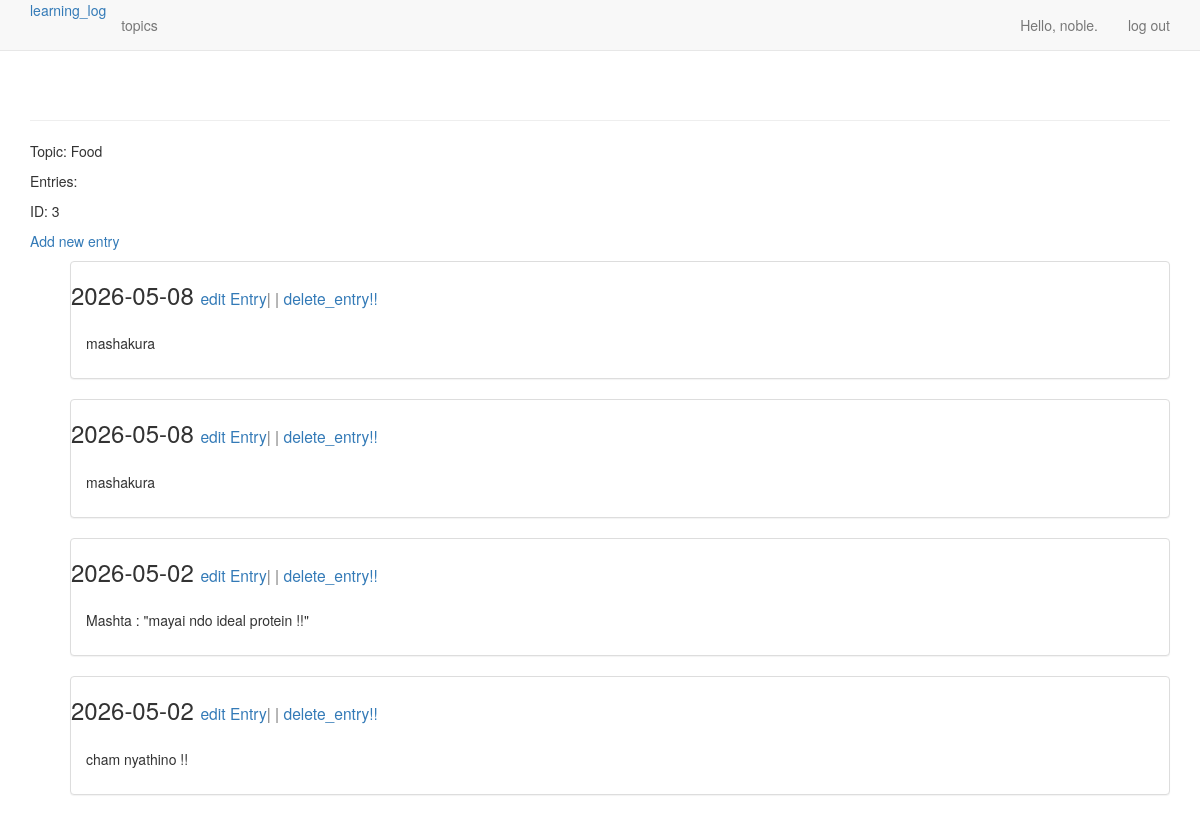
The app's page /topic/3/ (signed in) with its own data.
### playground/models.py (models this page shows, shortened)
class Topic(models.Model):
  text = models.CharField(max_length=200)
  date_added = models.DateTimeField(auto_now=True)
  owner = models.ForeignKey(User, on_delete=models.CASCADE)
  def __str__(self):
    return self.text

class Entry(models.Model):
  topic = models.ForeignKey(Topic, on_delete=models.CASCADE)
  text = models.TextField()
  date_added = models.DateTimeField(auto_now_add=True)
  class Meta:
    verbose_name_plural = 'entries'

### playground/views.py (the view)
# urls.py: path('topic/<int:pk>/', views.topic, name='topic'),
@login_required
def topic(request, pk):
  topic = Topic.objects.get(id=pk)
  topic_lim_user(topic, request)
  entries = topic.entry_set.all().order_by('-date_added')
  return render(request, 'playground/topic.html', {'topic':topic, 'entries':entries})

### playground/views.py (called while the page is built)
def topic_lim_user(topic, request):
  if topic.owner != request.user:
    raise Http404

### playground/templates/playground/topic.html
{% extends "playground/base.html" %}
{% block content %}
  <p> Topic: {{ topic }}</p>
  <p> Entries:</p>
  <p>ID: {{ topic.id }}</p>
  <p>
    <a href="{% url 'playground:new_entry' topic.id %}">Add new entry</a>
  </p>
  <ul>
    {% for entry in entries %}
      <div class="panel panel-default">
        <div class="pannel-heading">
          <h3>
            {{ entry.date_added|date:"Y-m-d" }}
            <small>
              <a href="{% url 'playground:edit_entry' entry.id %}">edit Entry</a>| |
            </small>
            <small>
              <a href="{% url 'playground:del_entry' entry.id %}"> delete_entry!!</a>
            </small>
          </h3>
        </div>
        <div class="panel-body">
          {{ entry.text|linebreaks }}
        </div>
      </div>
    {% empty %}
      There are no Entries
    {% endfor %}
  </ul>
{% endblock content %}

### playground/templates/playground/base.html (shortened to what this page needs)
{% load bootstrap3 %}
<!DOCTYPE html>
<html lang="en">
  <head>
    {% bootstrap_css %}
  </head>
  <body>
    <nav class="navbar navbar-default navbar-static-top">
      <div class="container">
       <div class="navbar-header">
        <a href="{% url 'playground:home' %}">learning_log</a>
      </div>
      <div id="navbar" class="navbar-collapse collapse">
        <ul class="nav navbar-nav">
          <li><a href="{% url 'playground:topics' %}">topics</a></li>
        </ul>
        <ul class="nav navbar-nav navbar-right">
          {% if user.is_authenticated %}
            <li><a>Hello, {{ user.username }}.</a></li>
            <li><a href="{% url 'users:logout' %}">log out</a></li>
          {% else %}
            <li><a href="{% url 'users:register' %}">register</a></li>
            <li><a href="{% url 'users:login' %}">log in</a></li>
          {% endif %}
        </ul>
      </div>
    </nav>
    <div class="container">
      <div class="page-header">
      </div>
      <div>
        {% block content %}
        {% endblock content %}
      </div>
    </div>
  </body>
</html>

### records on screen
Topic: text "Food", id "3"
Entry: date_added "2026-05-08", text "mashakura"
Entry: date_added "2026-05-08", text "mashakura"
Entry: date_added "2026-05-02", text "Mashta : \"mayai ndo ideal protein !!\""
Entry: date_added "2026-05-02", text "cham nyathino !!"

### other values on screen
{{ user.username }} "noble"
